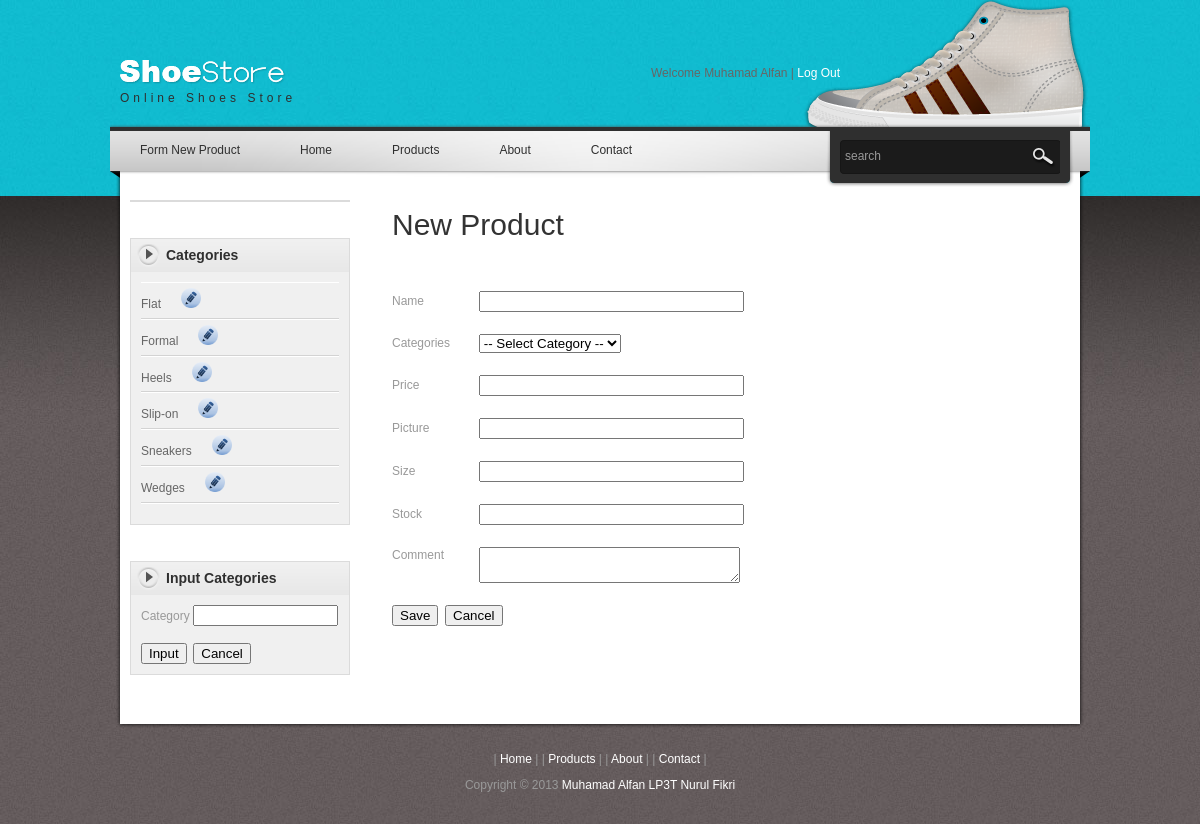
/index.php?hal=newproduct (signed in), run on the app's committed database.
### tables this page shows
CREATE TABLE IF NOT EXISTS `categories` (
  `id` int(11) NOT NULL AUTO_INCREMENT,
  `name` varchar(25) NOT NULL,
  PRIMARY KEY (`id`)
);

### index.php (called while the page is built, shortened)
<?php
include_once 'dbconection.php';
include_once 'header.php';
include_once 'menu.php';
include_once 'sidebar.php';
include_once 'main.php';
include_once 'footer.php';
?>

### newproduct.php (the view, shortened to what this page needs)
<?php
$idedit = $_GET['idedit'];
$id[] = $idedit;
if(!empty($idedit))
{
        $qe = "SELECT * FROM shoes WHERE id = ?";
        $ps = $dbh->prepare($qe);
        $ps->execute($id);
        $row = $ps->fetch();
}
 else {
     $row = array();
}
?>
<form method="POST" name="newproduct" action="process_newproduct.php">
    <table align="left" cellpadding="10" width="400">
        <thead>
            <tr><th colspan ="2" align="left"><h1>New Product</h1></th></tr>
        </thead>
        <tfoot>
            <tr><th colspan ="2" align="left">
                <?php
                if(empty($idedit)){
                ?>
                <input class="button" type="submit" name="proses" value="Save" />&nbsp;
                <?php
                }
                ?>
                <input class="button" type="submit" name="proses" value="Cancel" />
            </th></tr>
        </tfoot>
        <tbody>
            <tr>
                <td> Name </td>
                <td>
                    <input type="text" value="<?php echo $row['name'];?>" name="name" size="30" />
                </td>
            </tr>
            <tr>
                <td> Categories</td>
                <td>
<?php
                        echo '<select name="categories">
                        <option value="">-- Select Category --</option>';
                        ?>
                    </select>
                </td>
            </tr>
            <tr>
                <td> Price </td>
                <td>
                    <input type="text" value="<?php echo $row['price'];?>" name="price" size="30" />
                </td>
            </tr>
            <tr>
                <td> Picture </td>
                <td>
                    <input type="text" value="<?php echo $row['picture'];?>" name="picture" size="30" />
                </td>
            </tr>
            <tr>
                <td> Size </td>
                <td>
                    <input type="text" value="<?php echo $row['size'];?>" name="size" size="30" />
                </td>
            </tr>
            <tr>
                <td> Stock </td>
                <td>
                    <input type="text" value="<?php echo $row['stock'];?>" name="stock" size="30" />
                </td>
            </tr>
            <tr>
                <td valign="top"> Comment </td>
                <td>
                     <textarea name="comment" cols="30" row="7" ><?php echo $row['comment'];?></textarea>
                </td>
            </tr>
        </tbody>
    </table>
</form>

### sidebar.php (shortened to what this page needs)
    <div id="templatemo_main">
    	<div id="sidebar" class="float_l">
            <div class="sidebar_box"><span class="bottom"></span>
            </div>
<?php
$ideditcat = $_GET['ideditcat'];
if(!empty($ideditcat))
{
        $ed = "SELECT * FROM categories WHERE id = ?";
        $ca = $dbh->prepare($ed);
        $ca->execute(array($ideditcat));
        $cat = $ca->fetch();
}
 else {
     $cat = array();
}
$sql= "SELECT * FROM categories ORDER BY name";
$rs = $dbh->query($sql);
?>
            <div class="sidebar_box"><span class="bottom"></span>
            	<h3>Categories</h3>
                <div class="content">
                    <ul class="sidebar_list">
                        <?php
                        foreach ($rs as $ro) {
                        echo '<li><a href="index.php?hal=products&cat='.$ro['id'].'">'.$ro['name'].'</a> &nbsp; &nbsp; &nbsp;';
        if(!empty($_SESSION['MEMBER'])){
        echo
                        '<a href="index.php?ideditcat='.$ro['id'].'"><img src="images/edit.png" width="20"/></a>
                              </li>';
                        }
                        }
                        ?>
                        <li class="last"></li>
                    </ul>
                </div>
            </div>
            <div class="sidebar_box"><span class="bottom"></span>
        <?php
        if(!empty($_SESSION['MEMBER'])){
         ?>
            	<h3>Input Categories</h3>
                <div class="content">
                     <form action="process_category.php" method="POST">
                        <p>
                        <label>Category</label>
                            <input name="name" value="<?php echo $cat['name'];?>" type="text" size="15" />
                            <br/><br/>
                            <?php
                            if(empty($ideditcat)){
                            ?>
                            <input class="button" type="submit" name="proses" value="Input" />&nbsp;
                            <?php
                            }
                            else {
                            ?>
                            <input class="button" type="submit" name="proses" value="Edit" />&nbsp;
                            <input class="button" type="submit" name="proses" value="Remove"/>
                            <input type="hidden" name="idcat" value="<?php echo $ideditcat;?>" />
                            <?php
                            }
                            ?>
                            <input class="button" type="submit" name="proses" value="Cancel" />
                        </p>
                    </form>
                </div>
              <?php } ?>
            </div>
        </div>

### css/templatemo_style.css (style rules this page uses)
body { margin: 0; padding: 0; color: #999; font-family: Tahoma, Geneva, sans-serif; font-size: 12px; line-height: 1.4em; background-color: #665f5f; background-repeat: repeat; background-image: url(../images/templatemo_body.jpg) }
a, a:link, a:visited { color: #0299aa; font-weight: normal; text-decoration: none }
p { margin: 0 0 10px 0; padding: 0; }
img { border: none; }
h1, h2, h3, h4, h5, h6 { color: #333; font-weight: normal; }
h1 { font-size: 30px; margin: 0 0 30px; padding: 5px 0 }
h3 { font-size: 20px; margin: 0 0 20px; padding: 0; }
.float_l { float: left }
#templatemo_main { width: 940px; padding: 10px 20px; background: url(../images/templatemo_main_bg.png) repeat-y }
#sidebar { width: 220px }
.sidebar_box { position: relative; background: #f0f0f0; margin-bottom: 36px; border: 1px solid #dbdbdb }
.sidebar_box h3 { font-size: 14px; font-weight: 700; padding: 0 10px 0 35px; margin: 0; width: 185px; height: 33px; line-height: 33px; margin-bottom: 0; background: url(../images/templatemo_sidebar_header.png) no-repeat; color: #2f2f2f }
#sidebar .sidebar_box .content { padding: 10px 10px 0; }
#sidebar .sidebar_list { margin: 0; padding: 0 0 10px; list-style: none; }
#sidebar .sidebar_list li { display: block; margin: 0; padding: 5px 0; border-top: 1px solid #fff; border-bottom: 1px solid #d3d3d3 }
#sidebar .sidebar_list li.last { border-bottom: none }
#sidebar .sidebar_list li a { color: #666; }

### data on the page
categories: name "Flat"
categories: name "Formal"
categories: name "Heels"
categories: name "Slip-on"
categories: name "Sneakers"
categories: name "Wedges"

### other printed values
$_SESSION['MEMBER'] ['fullname'] "Muhamad Alfan"
$v "Home"
$v "Products"
$v "About"
$v "Contact"
